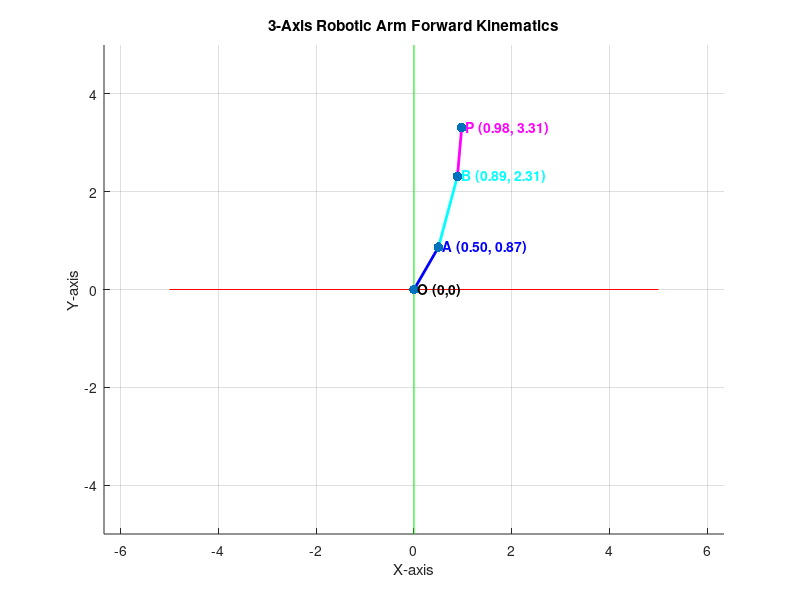

Source code (MATLAB):
% 3-axis code
clc; clear; close all;

% Link lengths
a1 = 1;
a2 = 1.5;
a3 = 1;

% Joint angles (in radians)
t1 = pi/3;
t2 = pi/12;
t3 = pi/18;

% Forward kinematics calculations
a1x = a1 * cos(t1);
a1y = a1 * sin(t1);
a2x = a1x + a2 * cos(t1 + t2);
a2y = a1y + a2 * sin(t1 + t2);
a3x = a2x + a3 * cos(t1 + t2 + t3);
a3y = a2y + a3 * sin(t1 + t2 + t3);

% Coordinate axes
xx = [-5, 5];
xy = [0, 0];
yx = [0, 0];
yy = [-5, 5];

% Link positions
link1x = [0, a1x];
link1y = [0, a1y];
link2x = [a1x, a2x];
link2y = [a1y, a2y];
link3x = [a2x, a3x];
link3y = [a2y, a3y];

% Plot the robotic arm
figure;
hold on;
grid on;
axis equal;
plot(xx, xy, 'r', yx, yy, 'g'); % Plot reference axes
plot(link1x, link1y, 'b', 'LineWidth', 2); % Link 1
plot(link2x, link2y, 'c', 'LineWidth', 2); % Link 2
plot(link3x, link3y, 'm', 'LineWidth', 2); % Link 3

% Scatter joint and end-effector positions
scatter([0, a1x, a2x, a3x], [0, a1y, a2y, a3y], 50, 'filled', 'k');

% Label points
text(0, 0, ' O (0,0)', 'FontSize', 10, 'Color', 'k', 'FontWeight', 'bold');
text(a1x, a1y, sprintf(' A (%.2f, %.2f)', a1x, a1y), 'FontSize', 10, 'Color', 'b', 'FontWeight', 'bold');
text(a2x, a2y, sprintf(' B (%.2f, %.2f)', a2x, a2y), 'FontSize', 10, 'Color', 'c', 'FontWeight', 'bold');
text(a3x, a3y, sprintf(' P (%.2f, %.2f)', a3x, a3y), 'FontSize', 10, 'Color', 'm', 'FontWeight', 'bold');

% Titles and labels
title('3-Axis Robotic Arm Forward Kinematics');
xlabel('X-axis');
ylabel('Y-axis');
hold off;
